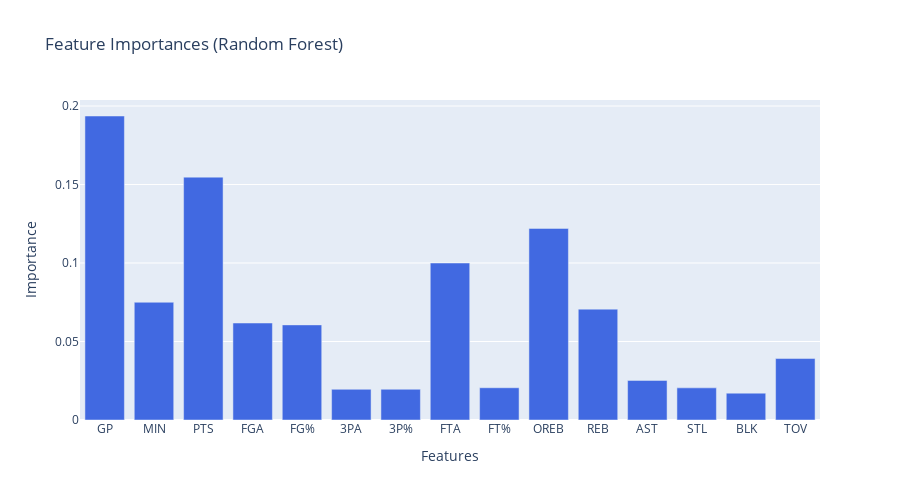

The cell this chart's notebook holds for it:
### Markdown cell above
According to OPTUNA logs : <br>
1) All hyper parameters seem relevant for the model (coefficient between 0.05 and 0.18)
2) Fine-tuning process is going well (global increasing trend score-wise)

### Code cell
# Feature importance
best_config = best_params
best_config.update({
    "random_state": args["random_state"],
    "class_weight": args["class_weight"],
    "beta": args["beta"],
    "cv_folds": args["cv_folds"],
})

model = RFEstimator(best_config)

model.fit(X_train,y_train)

importances = model.classifier.feature_importances_
feature_names = df.drop(columns=[target]).columns

fig = go.Figure(
    go.Bar(
        x=feature_names,
        y=importances,
        marker=dict(color="royalblue")
    )
)
fig.update_layout(
    title="Feature Importances (Random Forest)",
    xaxis_title="Features",
    yaxis_title="Importance",
    width=900,
    height=500
)
fig.show()

### Figure 1 — Plotly figure (JSON) as saved in the notebook; plotly's stock layout.template omitted (floating-point values rounded to 4 significant figures)
{"data": [{"marker": {"color": "royalblue"}, "type": "bar", "x": ["GP", "MIN", "PTS", "FGA", "FG%", "3PA", "3P%", "FTA", "FT%", "OREB", "REB", "AST", "STL", "BLK", "TOV"], "y": [0.1936, 0.075, 0.1547, 0.06179, 0.06059, 0.01956, 0.01958, 0.1, 0.02054, 0.122, 0.07062, 0.02522, 0.02047, 0.0171, 0.03915]}], "layout": {"height": 500, "title": {"text": "Feature Importances (Random Forest)"}, "width": 900, "xaxis": {"title": {"text": "Features"}}, "yaxis": {"title": {"text": "Importance"}}}}
